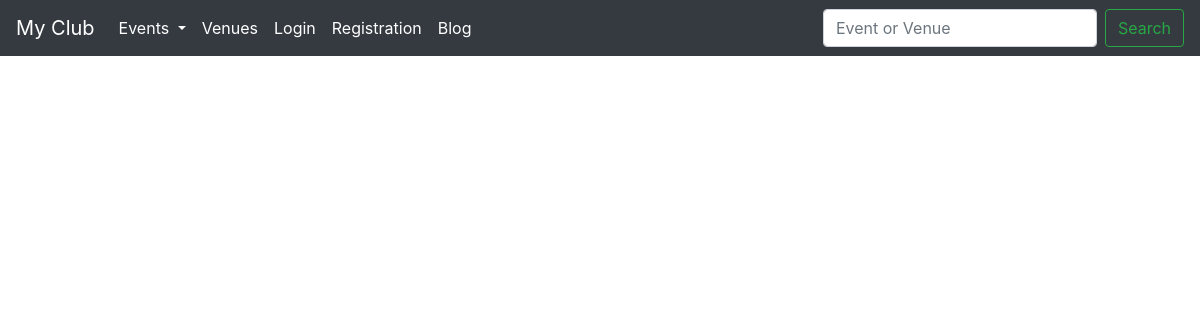
/blog/list-blog/, run on an earlier commit of the app's database.
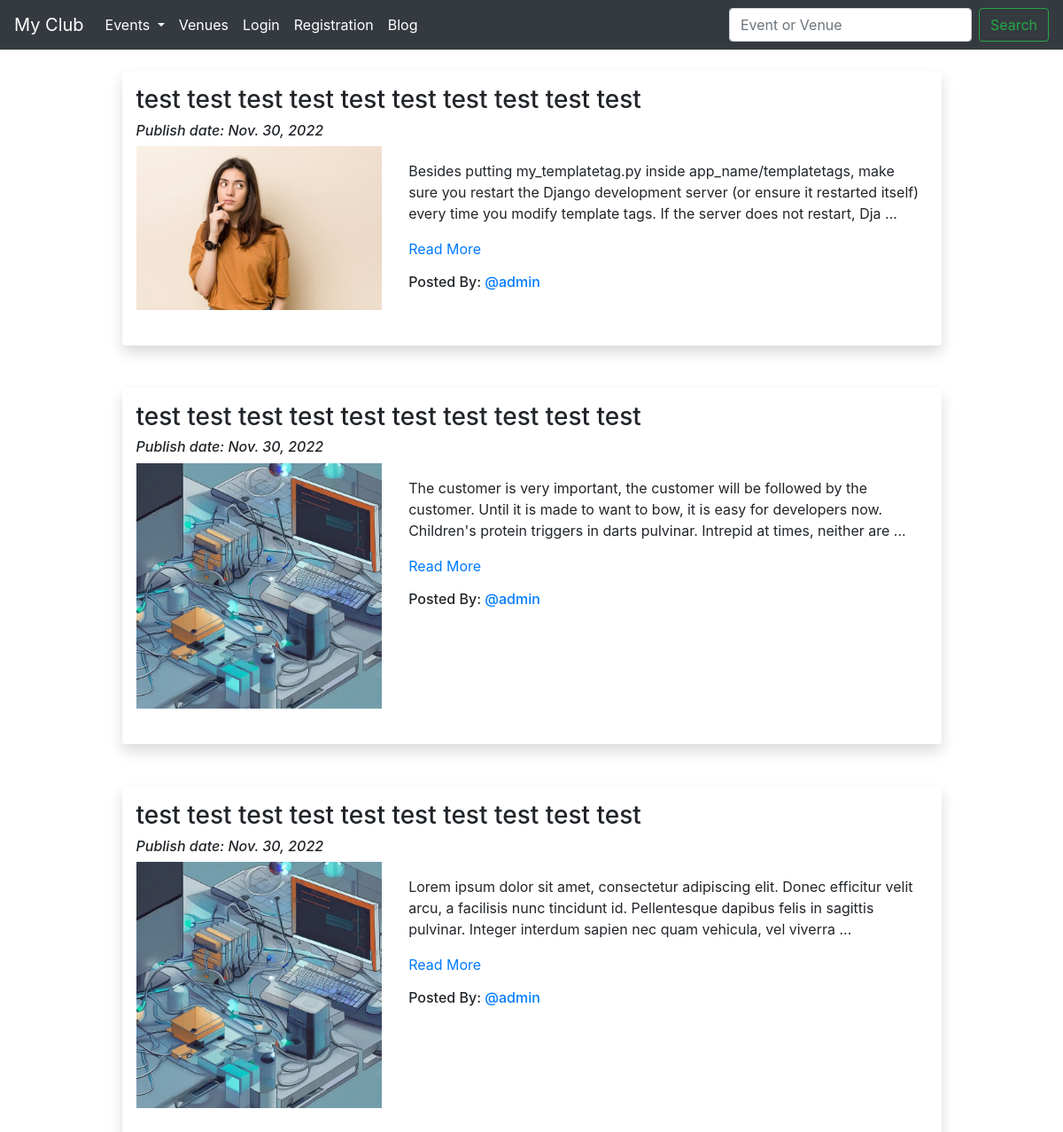
And on a later commit of the database.
### Blog/models.py (models this page shows, shortened)
class Blog(models.Model):
	title = models.CharField('Blog Title',max_length=150, blank=False, null=False)
	slug = models.SlugField(max_length=264, unique=True)
	description = models.TextField('Description', max_length=1000,blank=False,null=False)
	images = models.ImageField(upload_to='blog/postImages/',verbose_name='Upload Image')
	publish_date = models.DateField(auto_now_add=True)
	update_date = models.DateTimeField(auto_now=True)
	blog_author = models.ForeignKey(User, blank=True,on_delete=models.CASCADE)
	class Meta:
		ordering = ['-id',]

### Blog/views.py (the view)
# urls.py: path('list-blog/',ListBlog.as_view(), name='list-blog'),
class ListBlog(ListView):
    model = Blog
    context_object_name = 'listblog'
    template_name='blog_list.html'

### Blog/templatetags/custom_filter.py (called while the page is built)
def range_filter(value):
    return value[0:220] + " ..."

### Blog/templates/blog_list.html (shortened to what this page needs)
{% extends 'events/base.html' %}
{% load custom_filter %}
    {% block content %}
    {% for blog in listblog %}
        <div class=" col-md-10 offset-md-1 shadow p-3 mb-5 rounded">
            <h3>{{blog.title}}</h3>
            <h6><i>Publish date: {{blog.publish_date}}</i></h6>
        <div class="row">
        <div class=col-sm-4>
        <img src="/media/{{blog.images}}" alt="{{blog.title}}" width="100%">
        </div>
        <div class="col-sm-8">
        <p>{{blog.description|range_filter|linebreaks}} <a href="{% url 'Blog:blog-details' slug=blog.slug %}">Read More</a></p>
        <h6>Posted By: <a href="#">@{{blog.blog_author}}</a> </h6>
    </div>
</div><br>
            </div>
    {% endfor %}
    {% endblock content %}

### events/templates/events/base.html (shortened to what this page needs)
<!doctype html>
<html lang="en">
  <head>
    <link rel="stylesheet" href="https://cdn.jsdelivr.net/npm/bootstrap@4.1.3/dist/css/bootstrap.min.css">
  </head>
  <body>
  		{% include 'events/navbar.html' %}
  		<br>
    	<div class="container">
    {% block content %}
		{% endblock content %}
    	</div>
  </body>
</html>

### events/templates/events/navbar.html (shortened to what this page needs)
<nav class="navbar navbar-expand-lg navbar-dark bg-dark">
  <a class="navbar-brand" href="{% url 'home' %}">My Club</a>
  <div class="collapse navbar-collapse" id="navbarSupportedContent">
    <ul class="navbar-nav mr-auto">
      <li class="nav-item dropdown active">
        <a class="nav-link dropdown-toggle" href="#" id="navbarDropdown" role="button" data-toggle="dropdown" aria-haspopup="true" aria-expanded="false">
          Events
        </a>
      </li>
      <li class="nav-item active">
        <a class="nav-link" href="{% url 'list-venue' %}">Venues</a>
      </li>
      {% if request.user.is_authenticated %}
      <li class="nav-item dropdown active">
        <a class="nav-link dropdown-toggle" href="#" id="navbarDropdown" role="button" data-toggle="dropdown" aria-haspopup="true" aria-expanded="false">
          @{{user}}
        </a>
        <div class="dropdown-menu" aria-labelledby="navbarDropdown">
          <a class="dropdown-item disabled text-danger"><strong>{{user.first_name}} {{user.last_name}}</strong></a>
          <div class="dropdown-divider"></div>
          {% if user.is_superuser %}
          <a class="dropdown-item" href="{% url 'admin-approval' %}">Approved Event</a>
          <div class="dropdown-divider"></div>
          <a class="dropdown-item" href="{% url 'Blog:create-blog' %}">Create Blog</a>
          <div class="dropdown-divider"></div>
          {% else %}
          {% endif %}
          <a class="dropdown-item" href="{% url 'my-events' %}">My Events</a>
          <div class="dropdown-divider"></div>
          <a class="dropdown-item" href="{% url 'home' '2022' 'December' %}">December</a>
          <div class="dropdown-divider"></div>
          <a class="dropdown-item" href="{% url 'logout' %}">Logout</a>
          <!-- <a class="dropdown-item" href="{% url 'login' %}">Login</a>
          <div class="dropdown-divider"></div>
          <a class="dropdown-item" href="{% url 'signup' %}">Sign Up</a> -->
        </div>
      </li>
      {% comment %} <li class="nav-item active">
        <a class="nav-link" href="{% url 'Blog:create-blog' %}">Blog</a>
      </li> {% endcomment %}
      {% else %}
      <li class="nav-item active">
        <a class="nav-link" href="{% url 'login' %}">Login</a>
      </li>
      <li class="nav-item active">
        <a class="nav-link" href="{% url 'signup' %}">Registration</a>
      </li>
      {% endif %}
      <li class="nav-item active">
        <a class="nav-link" href="{% url 'Blog:list-blog' %}">Blog</a>
      </li>
    </ul>
    <form class="form-inline my-2 my-lg-0" method="POST" action="{% url 'searchany' %}">
      <input class="form-control mr-sm-2" type="search" name="searched" placeholder="Event or Venue" aria-label="Search">
      <input class="btn btn-outline-success my-2 my-sm-0" type="submit" value="Search">
    </form>
  </div>
</nav>

What changed in the data, as far as the page shows it:
added Blog: title "test test test test test test test test test test", publish_date "Nov. 30, 2022", images (picture), description|range_filter "Besides putting my_templatetag.py inside app_name/templatetags, make sure you restart the Django development server (or ensure it restarted itself) every time you modify template tags. If the server does not restart, Dja ...", blog_author "admin"
added Blog: title "test test test test test test test test test test", publish_date "Nov. 30, 2022", images (picture), description|range_filter "The customer is very important, the customer will be followed by the customer. Until it is made to want to bow, it is easy for developers now. Children's protein triggers in darts pulvinar. Intrepid at times, neither are ...", blog_author "admin"
added Blog: title "test test test test test test test test test test", publish_date "Nov. 30, 2022", images (picture), description|range_filter "Lorem ipsum dolor sit amet, consectetur adipiscing elit. Donec efficitur velit arcu, a facilisis nunc tincidunt id. Pellentesque dapibus felis in sagittis pulvinar. Integer interdum sapien nec quam vehicula, vel viverra ...", blog_author "admin"
